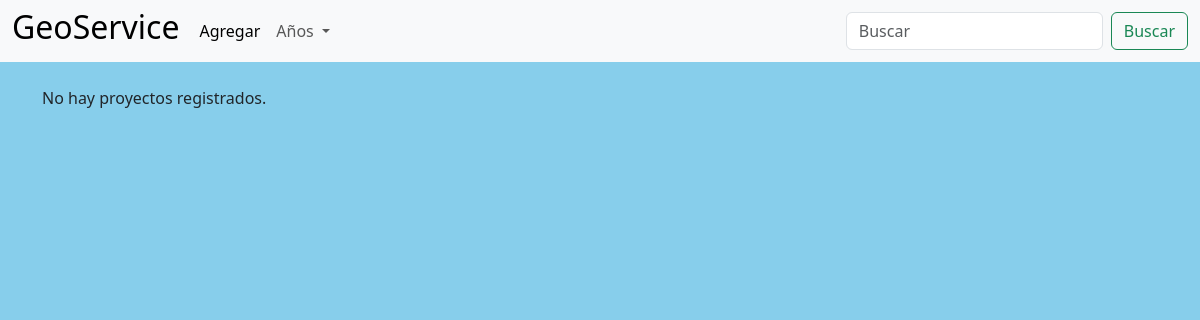
Page /?año=2001 on the earlier database version.
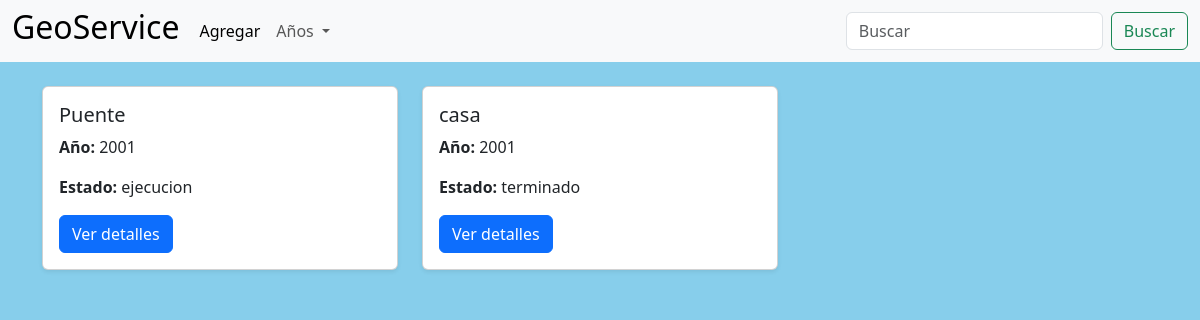
Same page on the later database version.
### proyectos/models.py (models this page shows, shortened)
class proyecto(models.Model):
    ESTADOS = [
        ('Ejecucion', 'En ejecución'),
        ('Progreso', 'En progreso'),
        ('Terminado', 'Terminado'),
        ('Cancelado', 'Cancelado'),
    ]
    id = models.AutoField(primary_key=True)
    nombre = models.CharField(max_length=100)
    descripcion = models.TextField()
    año = models.IntegerField()
    estado = models.CharField(max_length=50, choices=ESTADOS)

### proyectos/views.py (the view)
# urls.py: path('', include('proyectos.urls')),
def proyectos(request):
    buscar = request.GET.get('buscar', '')
    año = request.GET.get('año', '')
    proyectos = proyecto.objects.all()
    if buscar:
        proyectos = proyectos.filter(
            Q(nombre__icontains=buscar) |
            Q(año__icontains=buscar) |
            Q(estado__icontains=buscar)
        )
    if año:
        proyectos = proyectos.filter(año=año)
    años = proyecto.objects.values_list('año', flat=True).distinct().order_by('-año')
    return render(request, 'index.html', {
        'proyectos': proyectos,
        'buscar': buscar,
        'años': años,
        'año_seleccionado': año
    })

### proyectos/Templates/index.html (shortened to what this page needs)
{% load static %}
<!DOCTYPE html>
<html lang="en">
<head>
    <link href="https://cdn.jsdelivr.net/npm/bootstrap@5.3.8/dist/css/bootstrap.min.css" rel="stylesheet">
    <link rel="stylesheet" href="{% static 'css/style.css' %}">
</head>
<body>
    {% include 'nav.html' %}
    <div class="container mt-4">
        <div class="row g-4">
            {% for proyecto in proyectos %}
            <div class="col-md-4">
                <div class="card h-100 shadow-sm">
                    <div class="card-body">
                        <h5 class="card-title">
                            {{ proyecto.nombre }}
                        </h5>
                        <p class="card-text">
                            <strong>Año:</strong> {{ proyecto.año }}
                        </p>
                        <p class="card-text">
                            <strong>Estado:</strong> {{ proyecto.estado }}
                        </p>
                        <a href="{% url 'detalles' proyecto.id %}" class="btn btn-primary">
                            Ver detalles
                        </a>
                    </div>
                </div>
            </div>
            {% empty %}
            <div class="col-12">
                <p>No hay proyectos registrados.</p>
            </div>
            {% endfor %}
        </div>
    </div>
</body>
</html>

Differences in the rows shown:
added proyecto: nombre "Puente", año "2001", estado "ejecucion"
added proyecto: nombre "casa", año "2001", estado "terminado"
Other differences:
text no longer shown: "No hay proyectos registrados."
